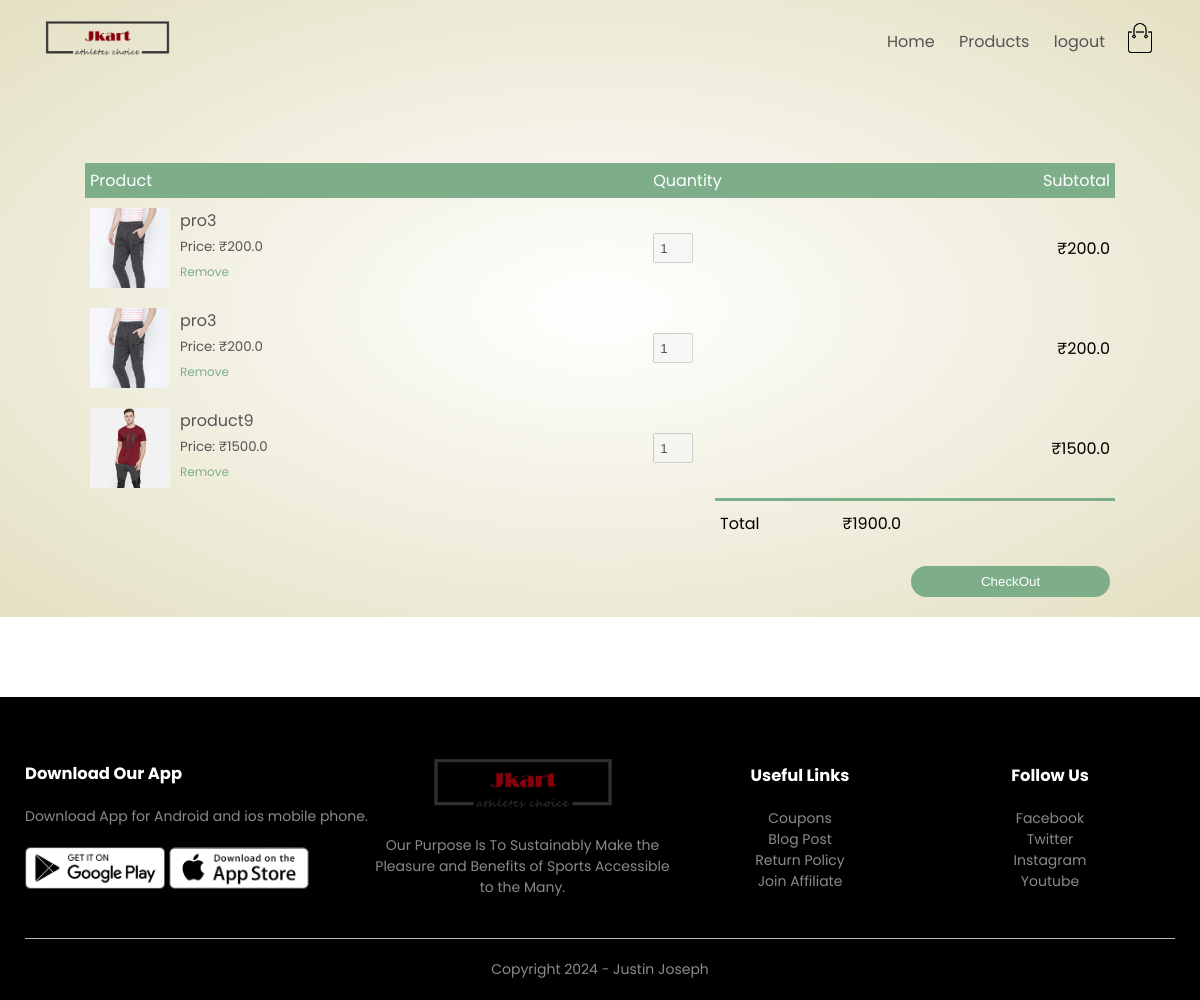
Before: /orders/cart/ (signed in) with the older database file.
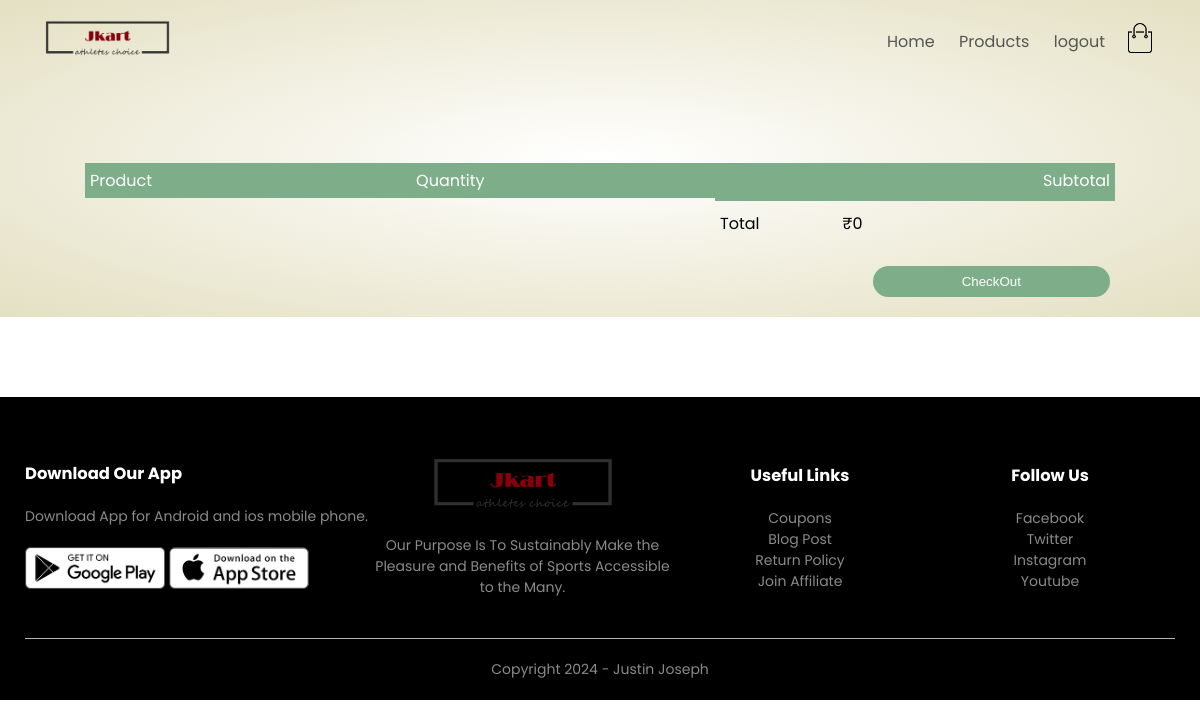
After: the same page with the newer database file.
### orders/models.py (models this page shows)
class OrderedItem(models.Model):
    product = models.ForeignKey(Products, related_name='added_carts', on_delete=models.SET_NULL, null=True)
    quantity=models.IntegerField(default=1)
    owner=models.ForeignKey(Order,on_delete=models.CASCADE,related_name='added_items')

class Order(models.Model):
    LIVE = 1
    DELETE = 0
    DELETE_CHOICES = ((LIVE, 'Live'), (DELETE, 'Delete'))
    CART_STAGE = 0
    ORDER_CONFIRMED = 1
    ORDER_PROCESSED = 2
    ORDER_DELIVERED = 3
    ORDER_REJECTED = 4
    STATUS_CHOICE = (
        (CART_STAGE, 'CART_STAGE'),
        (ORDER_CONFIRMED, 'ORDER_CONFIRMED'),
        (ORDER_PROCESSED, 'ORDER_PROCESSED'),
        (ORDER_DELIVERED, 'ORDER_DELIVERED'),
        (ORDER_REJECTED, 'ORDER_REJECTED'),
    )
    order_status = models.IntegerField(choices=STATUS_CHOICE, default=CART_STAGE)
    owner = models.ForeignKey(Customers, on_delete=models.SET_NULL, null=True, related_name='orders')
    delete_status = models.IntegerField(choices=DELETE_CHOICES, default=LIVE)
    create_at = models.DateTimeField(auto_now_add=True)
    update_at = models.DateTimeField(auto_now=True)

### products/models.py (models this page shows, shortened)
class Products(models.Model):
    LIVE=1
    DELETE=0
    DELETE_CHOICES=((LIVE,'Live'),(DELETE,'Delete'))
    title=models.CharField(max_length=200)
    price=models.FloatField()
    description=models.TextField()
    images=models.ImageField(upload_to='media/')
    priority=models.IntegerField()
    delete_status=models.IntegerField(choices=DELETE_CHOICES,default=LIVE)
    create_at=models.DateTimeField(auto_now_add=True)
    update_at=models.DateTimeField(auto_now=True)

### orders/views.py (the view)
# urls.py: path('cart/',views.show_cart,name='cart'),
def show_cart(request):
    user = request.user
    customer = user.customer_profile
    cart_obj, created = Order.objects.get_or_create(
        owner=customer,
        order_status=Order.CART_STAGE
    )
    subtotal = sum(item.product.price * item.quantity for item in cart_obj.added_items.all())
    context = {'cart': cart_obj, 'subtotal': subtotal}
    return render(request, 'cart.html', context)

### orders/templatetags/gettotal.py (called while the page is built)
@register.simple_tag(name='gettotal')
def gettotal(cart):
    total=0
    for item in cart.added_items.all():
        total+=item.quantity*item.product.price
    return total

### orders/templatetags/multiply.py (called while the page is built)
@register.simple_tag(name='multiply')
def multiply(a,b):
    return a*b

### templates/cart.html
{% extends 'blank_layout.html' %}
{% block banner %}
{% if messages %}
    {% for message in messages %}
    <ul class="{{ message.tags }}">{{ message }}</ul>
    {% endfor %}
{% else %}
{% include 'cart_container.html' %}
{% endif %}
{% endblock banner %}

### templates/blank_layout.html (shortened to what this page needs)
{% load static %}
<!DOCTYPE html>
<html lang="en">
<head>
    <link rel="stylesheet" href="{% static 'css/style2.css' %}">
    <link rel="stylesheet" href="https://stackpath.bootstrapcdn.com/font-awesome/4.7.0/css/font-awesome.min.css">
</head>
<body>
    <div class="header">
        <div class="container">
            {% include 'menu.html' %}
            {% block banner %}{% endblock banner %}
        </div>
    </div>
    <div class="footer">
        <div class="container">
            <div class="row">
                <div class="footer-col-1">
                    <h3>Download Our App</h3>
                    <p>Download App for Android and ios mobile phone.</p>
                    <div class="app-logo">
                        <img src="{% static 'images/play-store.png' %}">
                        <img src="{% static 'images/app-store.png' %}">
                    </div>
                </div>
                <div class="footer-col-2">
                    <img src="{% static 'images/logo.png' %}">
                    <p>Our Purpose Is To Sustainably Make the Pleasure and Benefits of Sports Accessible to the Many.
                    </p>
                </div>
                <div class="footer-col-3">
                    <h3>Useful Links</h3>
                    <ul>
                        <li>Coupons</li>
                        <li>Blog Post</li>
                        <li>Return Policy</li>
                        <li>Join Affiliate</li>
                    </ul>
                </div>
                <div class="footer-col-4">
                    <h3>Follow Us</h3>
                    <ul>
                        <li>Facebook</li>
                        <li>Twitter</li>
                        <li>Instagram</li>
                        <li>Youtube</li>
                    </ul>
                </div>
            </div>
            <hr>
            <p class="copyright">Copyright 2024 - Justin Joseph</p>
        </div>
    </div>
</body>
</html>

### templates/menu.html (shortened to what this page needs)
{% load static %}
<div class="navbar">
    <div class="logo">
        <a href="index.html"><img src="{% static 'images/logo.png' %}" alt="logo" width="125px"></a>
    </div>
    <nav>
        <ul id="MenuItems">
            <li><a href="{% url 'home' %}">Home</a></li>
            <li><a href="{% url 'list_product' %}">Products</a></li>
            {% if not user.is_authenticated %}
            <li><a href="{% url 'account' %}">Account</a></li>
            {% else %}
            <li><a href="{% url 'logout' %}">logout</a></li>
            {% endif %}
        </ul>
    </nav>
    {% if user.is_authenticated %}
    <a href="{% url 'cart' %}"><img src="{% static 'images/cart.png' %}" width="30px" height="30px"></a>
    {% endif %}
</div>

### templates/cart_container.html (shortened to what this page needs)
{% load static %}
{% load multiply %}
{% load gettotal %}
<div class="small-container cart-page">
    {% if cart %}
    <table>
        <tr>
            <th>Product</th>
            <th>Quantity</th>
            <th>Subtotal</th>
        </tr>
        {% for cart_item in cart.added_items.all %}
        <tr>
            <td>
                <div class="cart-info">
                    <img src="{{ cart_item.product.images.url }}" alt="{{ cart_item.product.title }}">
                    <div>
                        <p>{{ cart_item.product.title }}</p>
                        <small>Price: ₹{{ cart_item.product.price }}</small>
                        <br>
                        <a href="{% url 'remove_items' cart_item.id %}">Remove</a>
                    </div>
                </div>
            </td>
            <td><input type="number" disabled value="{{ cart_item.quantity }}"></td>
            <td>₹{% multiply cart_item.product.price  cart_item.quantity %}</td>
        </tr>
        {% endfor %}
    </table>
    <div class="total-price">
        <table>
            <tr>
                <td>Total</td>
                <td>₹{% gettotal cart %}</td>
            </tr>
            <tr><td colspan="2"></td><td>
                <form method="post" action="{% url 'checkout' %}" enctype="multipart/form-data" >
                <button class="btn" type="submit">CheckOut</button></td></tr>
        </table>
    </div>
    {% else %}
    <p>Cart is Empty</p>
    {% endif %}
</div>

### static/css/style2.css (style rules this page uses)
* { margin: 0; padding: 0; box-sizing: border-box; }
body { font-family: 'Poppins', sans-serif; }
.navbar { display: flex; align-items: center; padding: 20px; }
nav { flex: 1; text-align: right; }
nav ul { display: inline-block; list-style-type: none; }
nav ul li { display: inline-block; margin-right: 20px; }
a { text-decoration: none; color: #555; }
p { color: #555; }
.container { max-width: 1300px; margin: auto; padding-left: 25px; padding-right: 25px; }
.row { display: flex; align-items: center; flex-wrap: wrap; justify-content: space-around; }
.btn { display: inline-block; background: #7dae89; color: white; padding: 8px 30px; margin: 30px 0; border-radius: 30px; transition: background 0.5s; }
.header { background: radial-gradient(#ffffff,#e4e0c3); }
.small-container { max-width: 1080px; margin: auto; padding-left: 25px; padding-right: 25px; }
.footer { background: black; color: #8a8a8a; font-size: 14px; padding: 60px 0 20px; }
.footer p { color: #8a8a8a; }
.footer h3 { color: #fff; margin-bottom: 20px; }
.footer-col-1, .footer-col-2, .footer-col-3, .footer-col-4 { min-width: 250px; margin-bottom: 20px; }
.footer-col-1 { flex-basis: 30%; }
.footer-col-2 { flex: 1; text-align: center; }
.footer-col-2 img { width: 180px; margin-bottom: 20px; }
.footer-col-3, .footer-col-4 { flex-basis: 12%; text-align: center; }
ul { list-style-type: none; }
.app-logo { margin-top: 20px; }
.app-logo img { width: 140px; }
.footer hr { border: none; background: #b5b5b5; height: 1px; margin: 20px 0; }
.copyright { text-align: center; }
.cart-page { margin: 80px auto; }
table { width: 100%; border-collapse: collapse; }
th { text-align: left; padding: 5px; color: #fff; background: #7dae89; font-weight: normal; }
td { padding: 10px 5px; }
.total-price { display: flex; justify-content: flex-end; }
.total-price table { border-top: 3px solid #7dae89; width: 100%; max-width: 400px; }
td:last-child { text-align: right; }
th:last-child { text-align: right; }
form .btn { width: 100%; border: none; cursor: pointer; margin: 10px 0; }

Changed rows visible on the page:
removed OrderedItem: product.images (picture), product "pro3", product.price "200.0", quantity "1", product+quantity "200.0"
removed OrderedItem: product.images (picture), product "pro3", product.price "200.0", quantity "1", product+quantity "200.0"
removed OrderedItem: product.images (picture), product "product9", product.price "1500.0", quantity "1", product+quantity "1500.0"
no longer on this page (row edited): Order: id.price "1900.0"
added Order: id "0"
